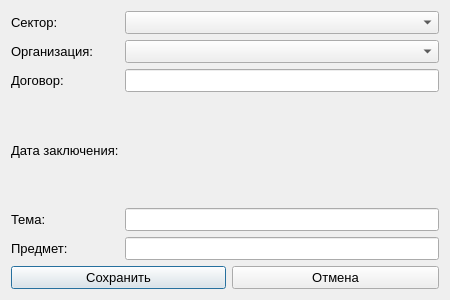
<?xml version="1.0" encoding="UTF-8"?>
<ui version="4.0">
 <class>DealUpdateDialog</class>
 <widget class="QDialog" name="DealUpdateDialog">
  <property name="geometry">
   <rect>
    <x>0</x>
    <y>0</y>
    <width>450</width>
    <height>300</height>
   </rect>
  </property>
  <property name="minimumSize">
   <size>
    <width>450</width>
    <height>300</height>
   </size>
  </property>
  <property name="maximumSize">
   <size>
    <width>450</width>
    <height>300</height>
   </size>
  </property>
  <property name="font">
   <font>
    <pointsize>10</pointsize>
   </font>
  </property>
  <property name="windowTitle">
   <string>Редактирование договора</string>
  </property>
  <property name="modal">
   <bool>true</bool>
  </property>
  <layout class="QGridLayout" name="gridLayout">
   <item row="0" column="0">
    <widget class="QLabel" name="label">
     <property name="text">
      <string>Сектор:</string>
     </property>
    </widget>
   </item>
   <item row="2" column="0">
    <widget class="QLabel" name="label_2">
     <property name="text">
      <string>Договор:</string>
     </property>
    </widget>
   </item>
   <item row="2" column="1" colspan="3">
    <widget class="QLineEdit" name="dealEdit"/>
   </item>
   <item row="4" column="0">
    <widget class="QLabel" name="label_3">
     <property name="text">
      <string>Тема:</string>
     </property>
    </widget>
   </item>
   <item row="4" column="1" colspan="3">
    <widget class="QLineEdit" name="themeEdit"/>
   </item>
   <item row="5" column="0">
    <widget class="QLabel" name="label_4">
     <property name="text">
      <string>Предмет:</string>
     </property>
    </widget>
   </item>
   <item row="5" column="1" colspan="3">
    <widget class="QLineEdit" name="itemEdit"/>
   </item>
   <item row="7" column="0" colspan="2">
    <widget class="QPushButton" name="saveButton">
     <property name="toolTip">
      <string>Сохранить изменения</string>
     </property>
     <property name="text">
      <string>Сохранить</string>
     </property>
     <property name="default">
      <bool>true</bool>
     </property>
    </widget>
   </item>
   <item row="7" column="2" colspan="2">
    <widget class="QPushButton" name="rejectButton">
     <property name="text">
      <string>Отмена</string>
     </property>
    </widget>
   </item>
   <item row="0" column="1" colspan="3">
    <widget class="MyComboBox" name="secCombo"/>
   </item>
   <item row="1" column="0">
    <widget class="QLabel" name="label_5">
     <property name="text">
      <string>Организация:</string>
     </property>
    </widget>
   </item>
   <item row="1" column="1" colspan="3">
    <widget class="MyComboBox" name="orgCombo"/>
   </item>
   <item row="3" column="0">
    <widget class="QLabel" name="label_6">
     <property name="text">
      <string>Дата заключения:</string>
     </property>
    </widget>
   </item>
   <item row="3" column="1" colspan="3">
    <widget class="MyDateEdit" name="dateEdit" native="true"/>
   </item>
  </layout>
 </widget>
 <customwidgets>
  <customwidget>
   <class>MyComboBox</class>
   <extends>QComboBox</extends>
   <header location="global">mycombobox.h</header>
   <container>1</container>
  </customwidget>
  <customwidget>
   <class>MyDateEdit</class>
   <extends>QWidget</extends>
   <header location="global">mydateedit.h</header>
   <container>1</container>
  </customwidget>
 </customwidgets>
 <resources/>
 <connections/>
</ui>
